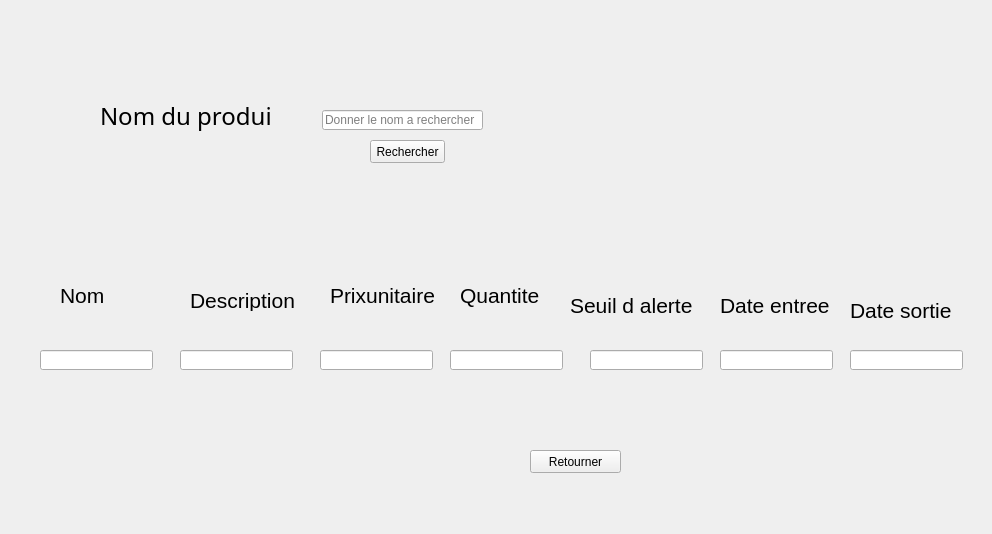
<?xml version="1.0" encoding="UTF-8"?>
<ui version="4.0">
 <class>Form</class>
 <widget class="QWidget" name="Form">
  <property name="geometry">
   <rect>
    <x>0</x>
    <y>0</y>
    <width>992</width>
    <height>534</height>
   </rect>
  </property>
  <property name="windowTitle">
   <string>Form</string>
  </property>
  <widget class="QLabel" name="label_3">
   <property name="geometry">
    <rect>
     <x>190</x>
     <y>290</y>
     <width>111</width>
     <height>21</height>
    </rect>
   </property>
   <property name="font">
    <font>
     <pointsize>16</pointsize>
    </font>
   </property>
   <property name="text">
    <string>Description</string>
   </property>
  </widget>
  <widget class="QLabel" name="label_6">
   <property name="geometry">
    <rect>
     <x>570</x>
     <y>290</y>
     <width>141</width>
     <height>31</height>
    </rect>
   </property>
   <property name="font">
    <font>
     <pointsize>16</pointsize>
    </font>
   </property>
   <property name="text">
    <string>Seuil d alerte</string>
   </property>
  </widget>
  <widget class="QLabel" name="label_2">
   <property name="geometry">
    <rect>
     <x>60</x>
     <y>280</y>
     <width>81</width>
     <height>31</height>
    </rect>
   </property>
   <property name="font">
    <font>
     <pointsize>16</pointsize>
    </font>
   </property>
   <property name="text">
    <string>Nom</string>
   </property>
  </widget>
  <widget class="QLineEdit" name="test">
   <property name="geometry">
    <rect>
     <x>40</x>
     <y>350</y>
     <width>113</width>
     <height>20</height>
    </rect>
   </property>
  </widget>
  <widget class="QLineEdit" name="name">
   <property name="geometry">
    <rect>
     <x>322</x>
     <y>110</y>
     <width>161</width>
     <height>20</height>
    </rect>
   </property>
   <property name="placeholderText">
    <string>Donner le nom a rechercher</string>
   </property>
  </widget>
  <widget class="QLineEdit" name="test_6">
   <property name="geometry">
    <rect>
     <x>720</x>
     <y>350</y>
     <width>113</width>
     <height>20</height>
    </rect>
   </property>
  </widget>
  <widget class="QPushButton" name="return3">
   <property name="geometry">
    <rect>
     <x>530</x>
     <y>450</y>
     <width>91</width>
     <height>23</height>
    </rect>
   </property>
   <property name="text">
    <string>Retourner</string>
   </property>
  </widget>
  <widget class="QLineEdit" name="test_2">
   <property name="geometry">
    <rect>
     <x>180</x>
     <y>350</y>
     <width>113</width>
     <height>20</height>
    </rect>
   </property>
  </widget>
  <widget class="QLineEdit" name="test_4">
   <property name="geometry">
    <rect>
     <x>450</x>
     <y>350</y>
     <width>113</width>
     <height>20</height>
    </rect>
   </property>
  </widget>
  <widget class="QLabel" name="label">
   <property name="geometry">
    <rect>
     <x>100</x>
     <y>70</y>
     <width>171</width>
     <height>91</height>
    </rect>
   </property>
   <property name="minimumSize">
    <size>
     <width>50</width>
     <height>10</height>
    </size>
   </property>
   <property name="font">
    <font>
     <family>MS PGothic</family>
     <pointsize>18</pointsize>
    </font>
   </property>
   <property name="text">
    <string>Nom du produit:</string>
   </property>
  </widget>
  <widget class="QPushButton" name="search2">
   <property name="geometry">
    <rect>
     <x>370</x>
     <y>140</y>
     <width>75</width>
     <height>23</height>
    </rect>
   </property>
   <property name="text">
    <string>Rechercher</string>
   </property>
  </widget>
  <widget class="QLineEdit" name="test_3">
   <property name="geometry">
    <rect>
     <x>320</x>
     <y>350</y>
     <width>113</width>
     <height>20</height>
    </rect>
   </property>
  </widget>
  <widget class="QLabel" name="label_4">
   <property name="geometry">
    <rect>
     <x>330</x>
     <y>280</y>
     <width>111</width>
     <height>31</height>
    </rect>
   </property>
   <property name="font">
    <font>
     <pointsize>16</pointsize>
    </font>
   </property>
   <property name="text">
    <string>Prixunitaire</string>
   </property>
  </widget>
  <widget class="QLabel" name="label_5">
   <property name="geometry">
    <rect>
     <x>460</x>
     <y>280</y>
     <width>101</width>
     <height>31</height>
    </rect>
   </property>
   <property name="font">
    <font>
     <pointsize>16</pointsize>
    </font>
   </property>
   <property name="text">
    <string>Quantite</string>
   </property>
  </widget>
  <widget class="QLabel" name="label_7">
   <property name="geometry">
    <rect>
     <x>720</x>
     <y>290</y>
     <width>131</width>
     <height>31</height>
    </rect>
   </property>
   <property name="font">
    <font>
     <pointsize>16</pointsize>
    </font>
   </property>
   <property name="text">
    <string>Date entree</string>
   </property>
  </widget>
  <widget class="QLineEdit" name="test_5">
   <property name="geometry">
    <rect>
     <x>590</x>
     <y>350</y>
     <width>113</width>
     <height>20</height>
    </rect>
   </property>
  </widget>
  <widget class="QLineEdit" name="test_7">
   <property name="geometry">
    <rect>
     <x>850</x>
     <y>350</y>
     <width>113</width>
     <height>20</height>
    </rect>
   </property>
  </widget>
  <widget class="QLabel" name="label_8">
   <property name="geometry">
    <rect>
     <x>850</x>
     <y>290</y>
     <width>131</width>
     <height>41</height>
    </rect>
   </property>
   <property name="font">
    <font>
     <pointsize>16</pointsize>
    </font>
   </property>
   <property name="text">
    <string>Date sortie</string>
   </property>
  </widget>
 </widget>
 <resources/>
 <connections/>
</ui>
